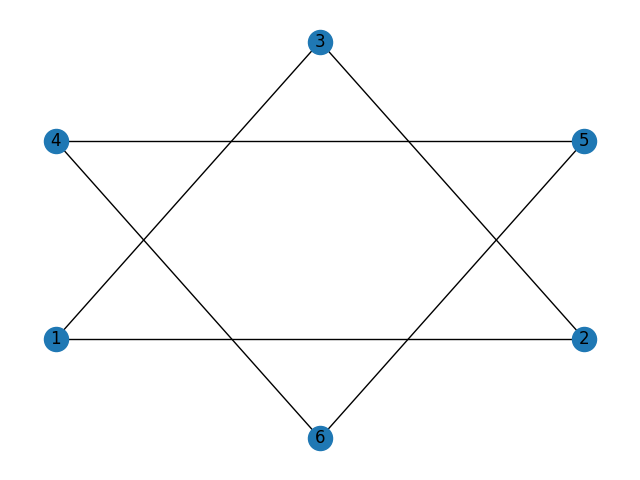

Here is the Python script that generated this plot:
import numpy as np
import networkx as nx
import matplotlib.pyplot as plt

# Exercice 2.1

G=nx.Graph()
G.add_nodes_from([1,2,3,4,5,6])

#specifiy positions of nodes
pos = {1:(0,0),2:(4,0),3:(2,3),4:(0,2),5:(4,2),6:(2,-1)}

G.add_edges_from([(1,2),(2,3),(3,1),(4,5),(5,6),(6,4)])

nx.draw(G,pos,with_labels=True)

plt.show()
